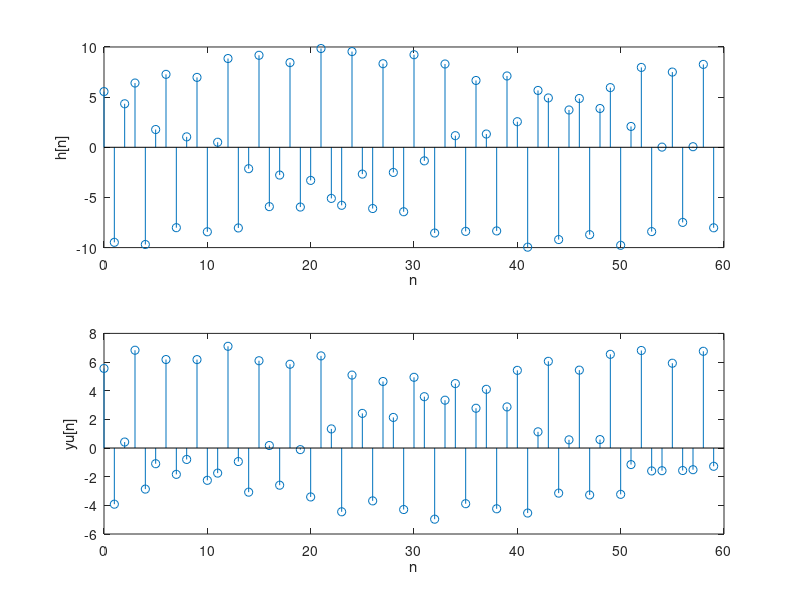

MATLAB code for this plot:
% ch02/basic_problem_32.m

a = [1 -1.15 1.5 -0.7 0.25];
b = [0.18 0.1 0.3 0.1 0.18];
n = (0 : 59);
h = filter(a, b, n == 0);
yu = filter(a, b, n >= 0);
subplot(211); stem(n, h); xlabel('n'); ylabel('h[n]');
subplot(212); stem(n, yu); xlabel('n'); ylabel('yu[n]');
